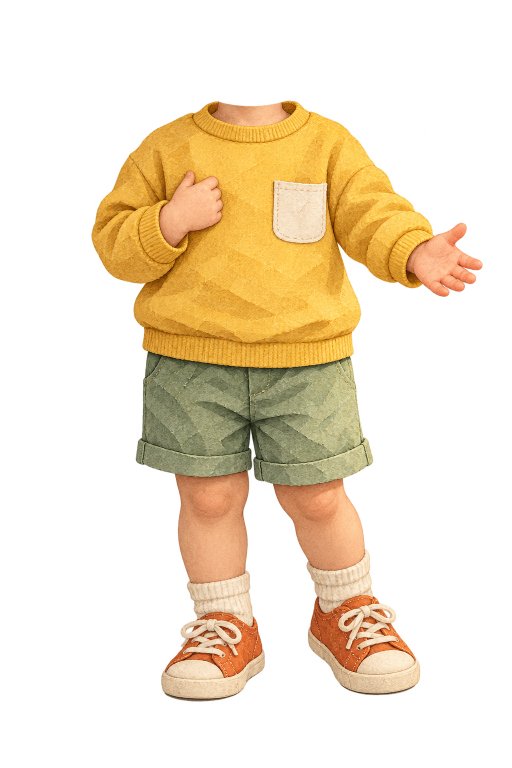
#> input picture art-samples/my-family-production/child-body.png, 1024 x 1536 px (shown at 1/2 size)
$ python audit-storyboards-v2.py
#> lines starting #> are read from the running program, lines starting #| are printed output that depends on the picture
import json,shutil,hashlib
from pathlib import Path
from PIL import Image,ImageDraw
root=Path(__file__).resolve().parents[1]
src=root/'art-samples/books-16-20-storyboards-v2'
dest=root/'preview/art/sequence/books-16-20-storyboards-v2';dest.mkdir(parents=True,exist_ok=True)
qa=root/'output/qa/books-16-20-storyboards-v2';qa.mkdir(parents=True,exist_ok=True)
selected=['sit-shoo','crouch-book','barefoot-step','run-left-clean','run-right-v2']
rows=[]
for f in sorted(src.glob('*.json')):
    a=json.loads(f.read_text(encoding='utf-8'))
    if not a.get('path') or 'correction' in f.stem:continue
    correction=src/(f.stem+'-correction.json')
    if correction.exists():a['correction']=json.loads(correction.read_text(encoding='utf-8'))
    p=src/(f.stem+'.png')
    if not p.exists():shutil.copy2(a['path'],p)
    im=Image.open(p).convert('RGBA');alpha=im.getchannel('A');b=alpha.point(lambda x:255 if x>32 else 0).getbbox()
    accepted=f.stem.startswith('b') and '-p' in f.stem or f.stem in selected
    a.update(nativeSize=list(im.size),bounds=list(b),alphaRange=list(alpha.getextrema()),accepted=accepted,sha256=hashlib.sha256(p.read_bytes()).hexdigest())
    f.write_text(json.dumps(a,ensure_ascii=False,indent=2),encoding='utf-8')
    if accepted:shutil.copy2(p,dest/p.name);rows.append(a)
(dest/'assets.json').write_text(json.dumps({a.get('id',a.get('name')):{'size':a['nativeSize'],'bounds':a['bounds']} for a in rows},indent=2),encoding='utf-8')
names=['master']+selected
sheet=Image.new('RGB',(260*len(names),850),'#fbf6e9');d=ImageDraw.Draw(sheet)
#> after `sheet = Image.new('RGB', (260 * len(names), 850), '#fbf6e9')`:
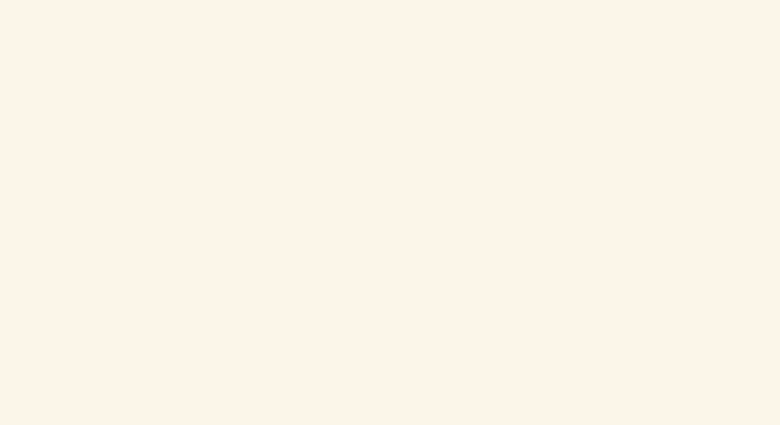
#> sheet: PIL image 1560x850 RGB (shown at 1/2 size); mean R, G, B 251, 246, 233
for i,n in enumerate(names):
    p=root/'art-samples/my-family-production/child-body.png' if n=='master' else src/(n+'.png')
    im=Image.open(p).convert('RGBA');im.thumbnail((250,768));sheet.paste(im,(i*260,50),im);d.text((i*260+5,15),n,fill='black')
#> further down, im is the input picture: PIL image 1024x1536 RGBA; mean R, G, B, A 107.2, 83.2, 48.2, 79.5
#> after `im.thumbnail((250, 768))`:
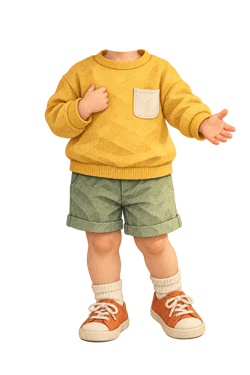
#> im: PIL image 250x375 RGBA; mean R, G, B, A 68.5, 53.6, 30, 79.6; transparent parts drawn white
#> after `sheet.paste(im, (i * 260, 50), im)`:
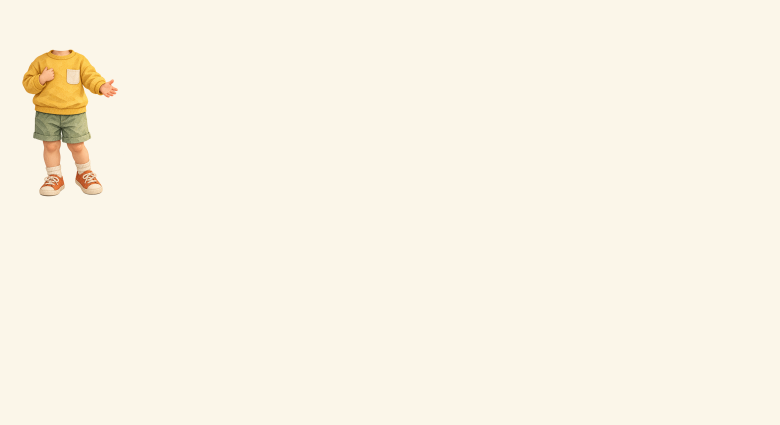
#> sheet: PIL image 1560x850 RGB (shown at 1/2 size); mean R, G, B 250.1, 244.2, 229.9
    for y in [225,730,955,1403]:d.line((i*260,50+y*.5,(i+1)*260,50+y*.5),fill='#b8bcbb',width=1)
#> (the run stopped early here; a loop or call above may not have finished)
